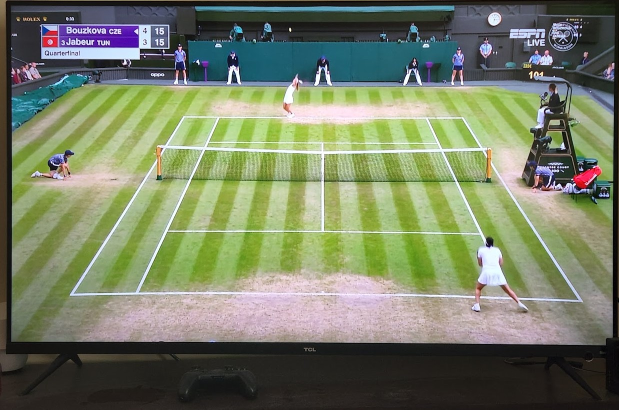
#> input picture Image Processing/Data/wimbledon.jpg, 1238 x 819 px (shown at 1/2 size)
$ jupyter execute --allow-errors transform_image.ipynb   (shell and % lines are left out)
#> lines starting #> are read from the running program, lines starting #| are printed output that depends on the picture; after the words box and inside, x2 and y2 are one past the last pixel; in counts of white or black regions, pixels touching at a corner belong together
[cell 1]
from PIL import Image
from scipy.ndimage.filters import median_filter
import numpy as np
import os
import matplotlib.pyplot as plt

[cell 2]
#read in image of Wimbledon match

#Open image using Image module
im = Image.open("../Data/wimbledon.jpg")
#> im is the input picture: PIL image 1238x819 RGB; mean R, G, B 118.7, 127.1, 101.5
#Show actual Image
im

[cell 3]
#Observe the image shape
im_array = np.array(im)
im_array.shape
#> Out = (819, 1238, 3)

[cell 4]
#Test out a couple thresholds and visualize which pixels are "True" or yellow
red_thresh = im_array[:,:,0] > 210
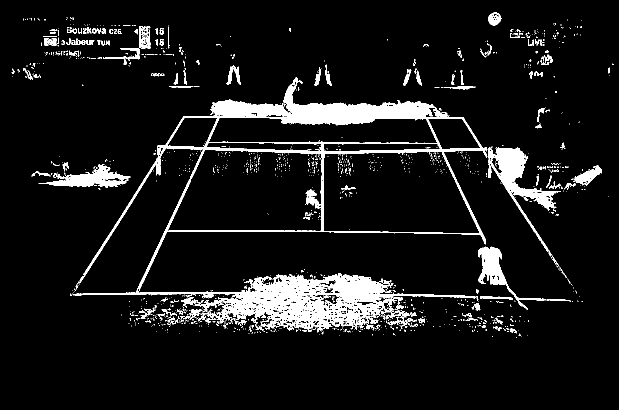
#> red_thresh: shape (819, 1238) bool (shown at 1/2 size); 8.1% white; 1513 white regions (1356 under 20 px), largest, box (x1, y1, x2, y2) and area: (144, 154, 975, 665) 51474, (975, 295, 1121, 513) 6371, (78, 328, 261, 376) 3322
green_thresh = im_array[:,:,1] > 230
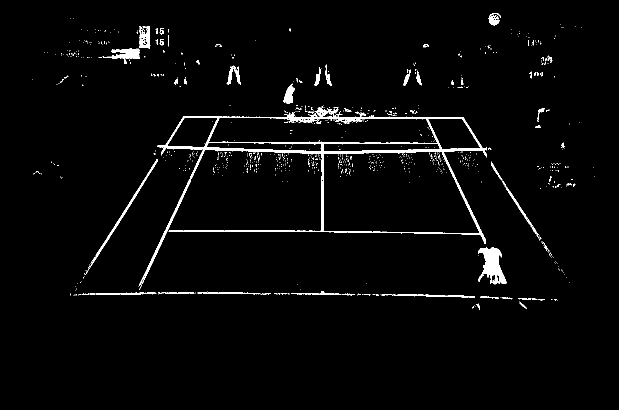
#> green_thresh: shape (819, 1238) bool (shown at 1/2 size); 2.5% white; 987 white regions (924 under 20 px), largest, box (x1, y1, x2, y2) and area: (278, 214, 974, 571) 12330, (956, 494, 1013, 569) 2248, (176, 318, 315, 538) 989
blue_thresh = im_array[:,:,2] > 175
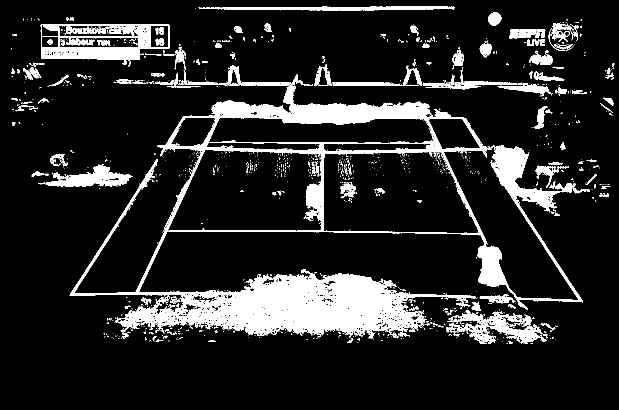
#> blue_thresh: shape (819, 1238) bool (shown at 1/2 size); 13.6% white; 1351 white regions (1173 under 20 px), largest, box (x1, y1, x2, y2) and area: (139, 148, 1166, 678) 90669, (80, 48, 339, 130) 6943, (894, 620, 1095, 687) 5111

# Show subplots | shape: (1,3)
fig, axs = plt.subplots(nrows=1, ncols=3, figsize=(20,6))

#Take and plot thresh, axis, and color
for thresh, ax, color in zip((red_thresh, green_thresh, blue_thresh), axs.ravel(), ['red','green','blue']):
    ax.imshow(thresh)
    ax.set_title("%s threshold" % (color))
#> this loop made 3 passes
#> color on passes 1 to 3: 'red', 'green', 'blue'
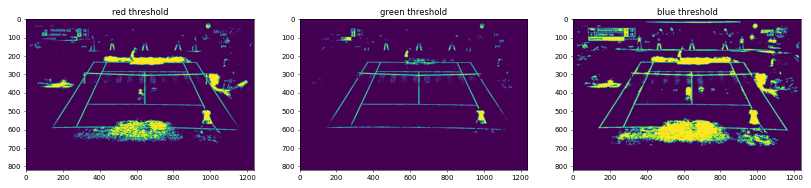
#> figure drawn by matplotlib, 3 panels

[cell 5]
#Green appears to have the least dirt after thresholding
#Use the blue threshold as a mask to remove most of the court
masked_green = np.invert(green_thresh) * blue_thresh
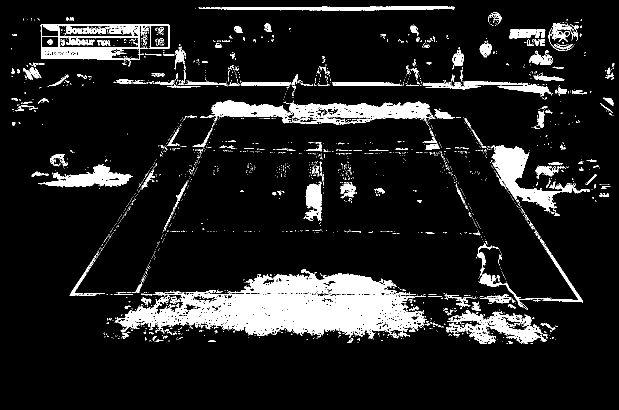
#> masked_green: shape (819, 1238) bool (shown at 1/2 size); 11.2% white; 2371 white regions (2137 under 20 px), largest, box (x1, y1, x2, y2) and area: (239, 538, 854, 678) 43589, (422, 200, 861, 247) 9935, (982, 290, 1145, 425) 6691

#Create a heat map
plt.imshow(masked_green, cmap = 'hot')
plt.axis('off')
plt.show()

[cell 6]
#Try to remove more of the court and players through filtering
filtered_image = median_filter(masked_green, size = (9,9))
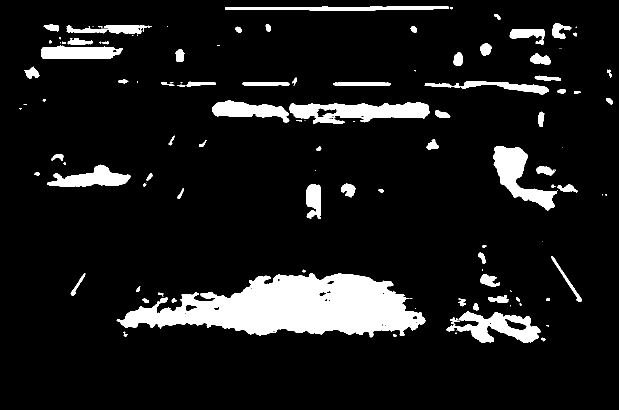
#> filtered_image: shape (819, 1238) bool (shown at 1/2 size); 9.8% white; 124 white regions (46 under 20 px), largest, box (x1, y1, x2, y2) and area: (233, 547, 851, 675) 46395, (579, 204, 860, 248) 7447, (986, 292, 1114, 421) 6315
plt.imshow(filtered_image, cmap = 'hot')
plt.axis('off')
plt.show()

[cell 7]
im.size
#> Out = (1238, 819)

[cell 8]
#lastly, filter out all values above a certain y value
filtered_image[:200,:] = 0
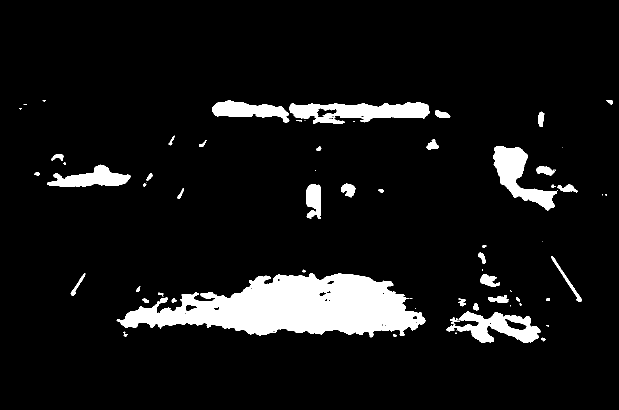
#> filtered_image: shape (819, 1238) bool (shown at 1/2 size); 8% white; 72 white regions (28 under 20 px), largest, box (x1, y1, x2, y2) and area: (233, 547, 851, 675) 46395, (579, 204, 860, 248) 7447, (986, 292, 1114, 421) 6315


fig = plt.figure(frameon = False)
fig.set_size_inches(11, 7) #had to play with the size and the dpi below to get the original image and this one to match. Needs to be further refined vs brute force.

#Plot the base image
plt.imshow(im_array)

#Mask any value that isn't True or 1
filtered_image_masked = np.ma.masked_where(filtered_image.astype(int) == 0, filtered_image.astype(int))

#Hot only showed up as white, did rainbow to have color be red
plt.imshow(filtered_image_masked, cmap = 'rainbow_r')

#Remove axis and show image
plt.axis('off')
plt.savefig("../Data/heat_map.jpg", dpi = 155, bbox_inches='tight',pad_inches = 0)
#> `fade_in_image = Image.open('../Data/heat_map.jpg')`:
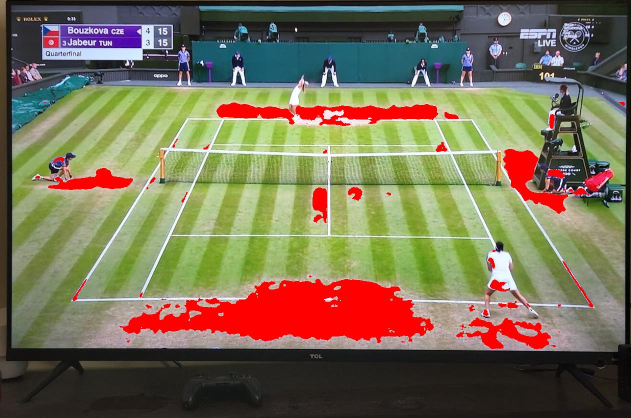
#> fade_in_image: PIL image 1262x835 RGB (shown at 1/2 size); mean R, G, B 121, 112.1, 86.2
plt.show()

[cell 9]
#List of image gradients to append to the first image
image_gradient_list = []

#Set the image we are going to fade OUT FROM
base_image = Image.open('../Data/wimbledon.jpg')

#Append another base image to the list to focus on the court without the heatmap at the beginning
from itertools import repeat
image_gradient_list.extend(repeat(base_image,5))

#Number of Gradient images to generate
grad_slices = 46

#Across different gradients blend into the next image
#> (the rest of this cell did not finish here and is left out)

$ run again, with Image Processing/Data/heat_map.jpg copied over Image Processing/Data/wimbledon.jpg
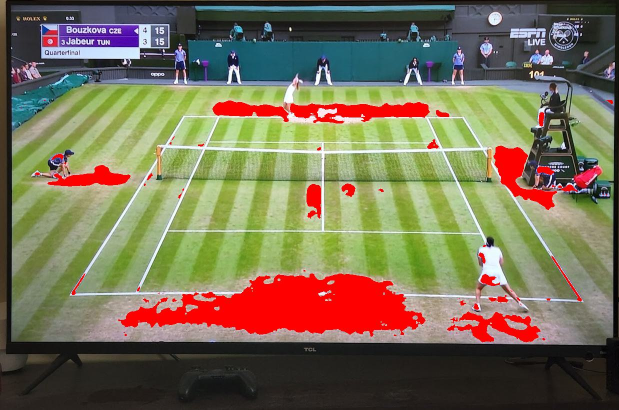
#> input picture Image Processing/Data/heat_map.jpg, 1238 x 819 px (shown at 1/2 size)
#> im is the input picture: PIL image 1238x819 RGB; mean R, G, B 121, 112.2, 86.1
#> `red_thresh = im_array[:,:,0] > 210`:
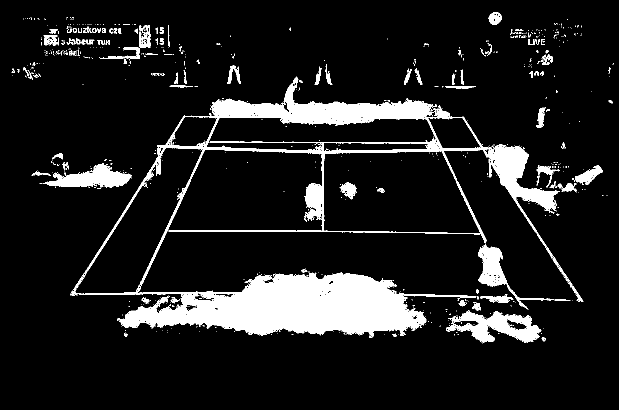
#> red_thresh: shape (819, 1238) bool (shown at 1/2 size); 10.9% white; 754 white regions (646 under 20 px), largest, box (x1, y1, x2, y2) and area: (140, 153, 975, 676) 76753, (976, 288, 1167, 604) 7865, (892, 621, 1083, 685) 5622
#> green_thresh: shape (819, 1238) bool; 1.9% white; 561 white regions (506 under 20 px), largest, box (x1, y1, x2, y2) and area: (282, 231, 975, 568) 9488, (957, 494, 1014, 568) 2083, (181, 318, 315, 530) 863
#> blue_thresh: shape (819, 1238) bool; 6.1% white; 1612 white regions (1383 under 20 px), largest, box (x1, y1, x2, y2) and area: (276, 221, 984, 580) 13452, (80, 47, 339, 129) 6687, (397, 11, 909, 21) 2912
#> the loop `for thresh, ax, color in zip((red_thresh, green_thresh, blue_thresh), ..` made 3 passes
#> color on passes 1 to 3: 'red', 'green', 'blue'
#> masked_green: shape (819, 1238) bool; 4.2% white; 2551 white regions (2254 under 20 px), largest, box (x1, y1, x2, y2) and area: (80, 47, 339, 123) 5145, (397, 11, 909, 21) 2912, (928, 161, 1103, 192) 1653
#> filtered_image_masked: shape (819, 1238) int64; values 0 (black) and 1 (white), 0.06% white; 33 white regions (26 under 20 px), largest, box (x1, y1, x2, y2) and area: (701, 237, 724, 244) 99, (638, 220, 648, 232) 90, (588, 237, 604, 244) 72
#> `fade_in_image = Image.open('../Data/heat_map.jpg')`:
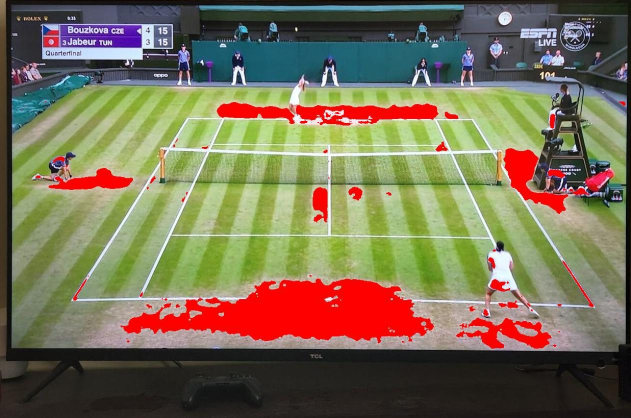
#> fade_in_image: PIL image 1262x835 RGB (shown at 1/2 size); mean R, G, B 120.6, 111.8, 85.7
